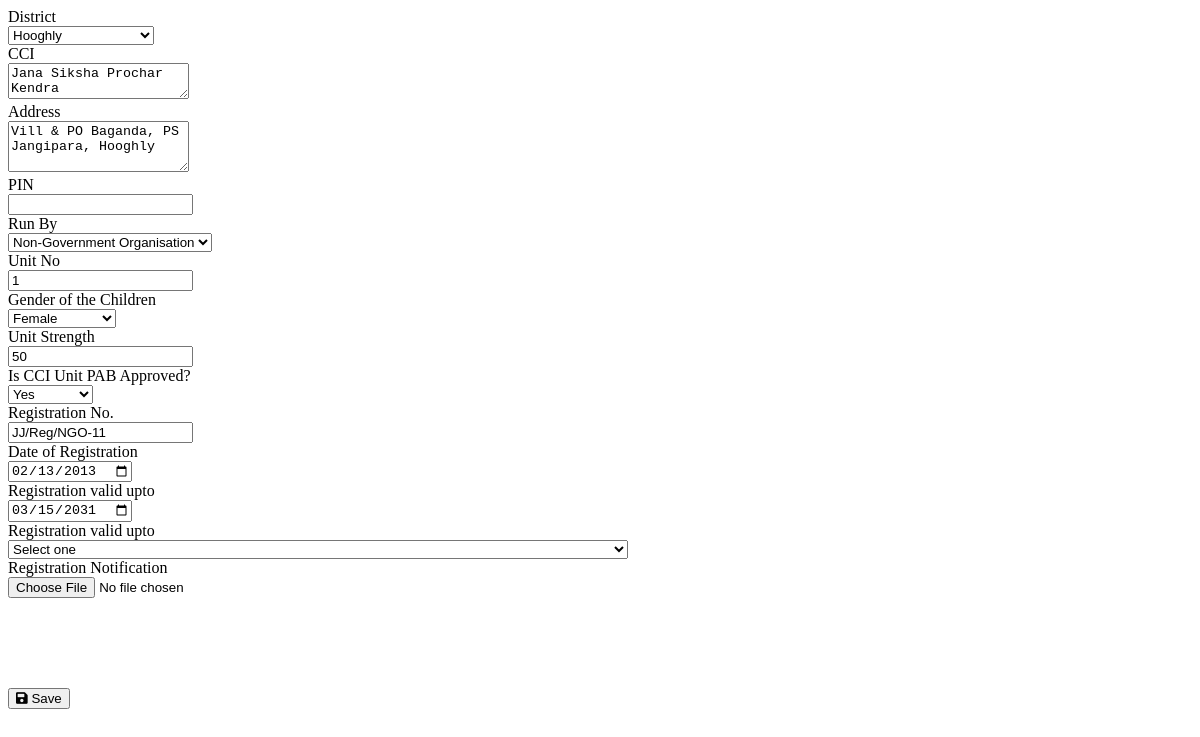
Before: /pages/cci_edit_form.php?data=CCI_044 (signed in) with the older database file.
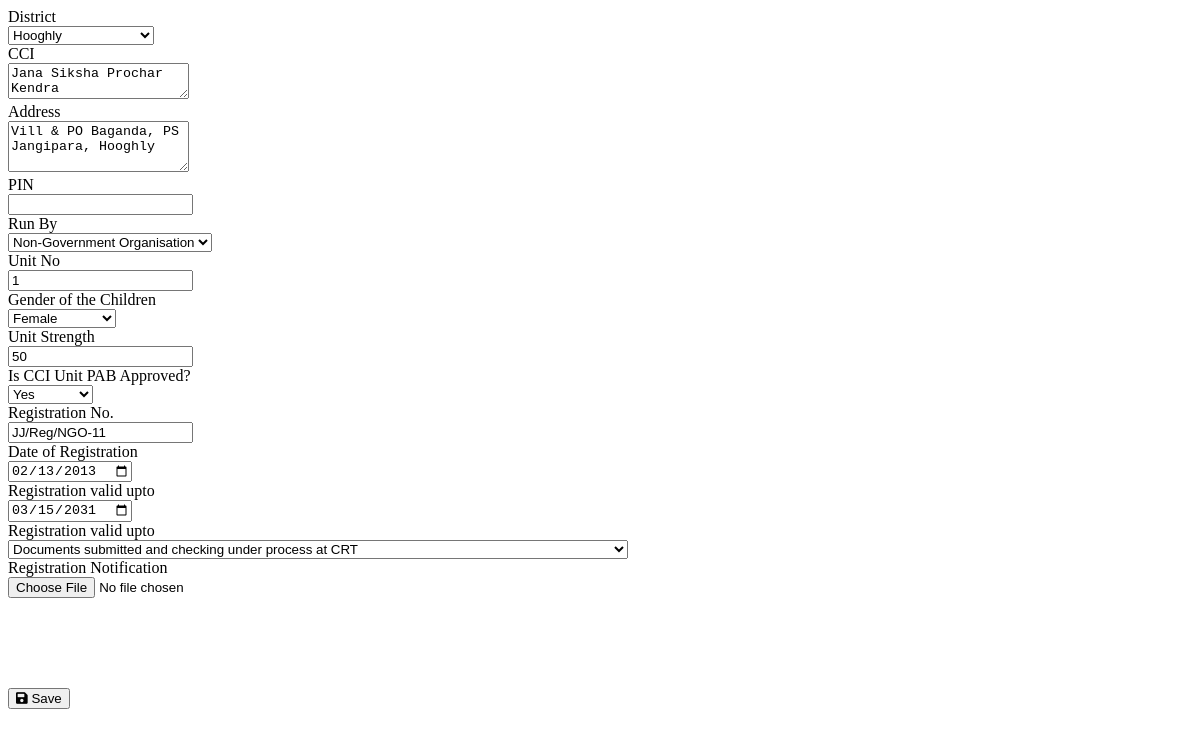
After: the same page with the newer database file.
### tables this page shows
CREATE TABLE `cci` (
  `id` varchar(255) NOT NULL,
  `district` varchar(255) DEFAULT NULL,
  `cci_name` varchar(255) DEFAULT NULL,
  `address` varchar(255) DEFAULT NULL,
  `pin` int(11) DEFAULT 0,
  `run_by` varchar(255) DEFAULT NULL,
  `cci_unit_no` smallint(6) DEFAULT 0,
  `cci_unit_gender` varchar(255) DEFAULT NULL,
  `cci_unit_strength` int(11) DEFAULT 0,
  `is_pab_approved` tinyint(1) DEFAULT 0,
  `reg_no` varchar(255) DEFAULT NULL,
  `reg_date` date DEFAULT NULL,
  `reg_valid_upto` date DEFAULT NULL,
  `reg_status` double DEFAULT NULL,
  `contact_name` varchar(255) DEFAULT NULL,
  `contact_desg` varchar(255) DEFAULT NULL,
  `contact_phno` int(11) DEFAULT 0
);

CREATE TABLE `cci_reg_file_status` (
  `id` int(11) NOT NULL,
  `reg_status` varchar(255) NOT NULL
);

### config/DbFunction.php (called while the page is built, shortened)
<?php
class DbFunction{
	function get_filter_values($fieldname) {
		$db = Database::getInstance();
		$mysqli = $db->getConnection();
		$query = "SELECT DISTINCT(`cci`.`" . $fieldname . "`) FROM `cci`";
		$rs= $mysqli->query($query);
		return $rs->fetch_all();
	}
	function get_reg_file_status() {
		$db = Database::getInstance();
        $mysqli = $db->getConnection();
        $query = "SELECT * FROM `cci_reg_file_status`";
        $rs= $mysqli->query($query);
        return $rs->fetch_all();
	}
}

### pages/cci_edit_form.php (the view, shortened to what this page needs)
<?php
require_once "../config/DbFunction.php";
$db = Database::getInstance();
$mysqli = $db->getConnection();
$data = $_GET['data'];
$cci_id = explode(',', $data)[0];
$sql = "SELECT
            `cci`.*
        FROM
            `cci`
        WHERE
            `cci`.`id` = ?;";
$stmt = $mysqli->prepare($sql);
$stmt->bind_param('s', $cci_id);
if ($stmt->execute()) {
    $cci_details = $stmt->get_result()->fetch_all(MYSQLI_ASSOC)[0];
} else {
    trigger_error("Error in query: ". mysqli_connect_error(), E_USER_ERROR);
    die(E_USER_ERROR);
}
$obj = new DbFunction();
?>
<!DOCTYPE html>
<html lang="en">
<head>
</head>
<body>
    <div class="row">
        <div class="col-sm-6 mb-3 mb-sm-0">
            <form id="fCCIEdit" action="" method="">
                <div class="card border-dark">
                    <div class="card-body scrollable-card">
                        <div class="row mb-3">
                            <label for="i-cci-dist" class="col-sm-6 col-form-label">District</label>
                            <div class="col-sm-6">
                                <select id="i-cci-dist" name="i-cci-dist" class="form-control">
                                    <?php
                                    $districts = $obj->get_filter_values('district');
                                    foreach ($districts as $district) {
                                        echo '<option value="'. $district[0]. '"'. ($cci_details['district'] == $district[0] ? 'selected' : '') . '>'. $district[0] . '</option>';
                                    }
                                    ?>
                                </select>
                            </div>
                        </div>
                        <div class="row mb-3">
                            <label for="i_cci_name" class="col-sm-6 col-form-label">CCI</label>
                            <div class="col-sm-6">
                            <textarea rows="2" class="form-control" id="i_cci_name" name="i_cci_name"><?php echo $cci_details['cci_name'] ?></textarea>
                            </div>
                        </div>
                        <div class="row mb-3">
                            <label for="i_cci_addr" class="col-sm-6 col-form-label">Address</label>
                            <div class="col-sm-6">
                            <textarea rows="3" class="form-control" id="i_cci_addr" name="i_cci_addr"><?php echo $cci_details['address'] ?></textarea>
                            </div>
                        </div>
                        <div class="row mb-3">
                            <label for="i_cci_pin" class="col-sm-6 col-form-label">PIN</label>
                            <div class="col-sm-6">
                            <input type="text" class="form-control" id="i_cci_pin" name="i_cci_pin" value="<?php echo $cci_details['pin'] ?>" />
                            </div>
                        </div>
                        <div class="row mb-3">
                            <label for="i_cci_run_by" class="col-sm-6 col-form-label">Run By</label>
                            <div class="col-sm-6">
                                <select id="i_cci_run_by" name="i_cci_run_by" class="form-control">
                                    <?php
                                    $run_by = $obj->get_filter_values('run_by');
                                    foreach ($run_by as $val) {
                                        echo '<option value="'. $val[0]. '"'. ($cci_details['run_by'] == $val[0] ? 'selected' : '') .'>'. $val[0] . '</option>';
                                    }
                                    ?>
                                </select>
                            </div>
                        </div>
                        <div class="row mb-3">
                            <label for="i_cci_unit_no" class="col-sm-6 col-form-label">Unit No</label>
                            <div class="col-sm-6">
                            <input type="text" class="form-control" id="i_cci_unit_no" name="i_cci_unit_no" value="<?php echo $cci_details['cci_unit_no'] ?>" />
                            </div>
                        </div>
                        <div class="row mb-3">
                            <label for="i_cci_gender" class="col-sm-6 col-form-label">Gender of the Children</label>
                            <div class="col-sm-6">
                                <select id="i_cci_gender" name="i_cci_gender" class="form-control">
                                    <?php
                                    $run_by = $obj->get_filter_values('cci_unit_gender');
                                    foreach ($run_by as $val) {
                                        echo '<option value="'. $val[0]. '"'. ($cci_details['cci_unit_gender'] == $val[0] ? 'selected' : '') .'>'. $val[0] . '</option>';
                                    }
                                    ?>
                                </select>
                            </div>
                        </div>
                        <div class="row mb-3">
                            <label for="i_cci_strength" class="col-sm-6 col-form-label">Unit Strength</label>
                            <div class="col-sm-6">
                            <input type="text" class="form-control" id="i_cci_strength" name="i_cci_strength" value="<?php echo intval($cci_details['cci_unit_strength']) ?>" />
                            </div>
                        </div>
                        <div class="row mb-3">
                            <label for="i_cci_is_pab" class="col-sm-6 col-form-label">Is CCI Unit PAB Approved?</label>
                            <div class="col-sm-6">
                                <select id="i_cci_is_pab" name="i_cci_is_pab" class="form-control">
                                    <option value=1 <?php print($cci_details['is_pab_approved'] == true ? 'selected' : '') ?> >Yes</option>
                                </select>
                            </div>
                        </div>
                        <div class="row mb-3">
                            <label for="i_cci_reg_no" class="col-sm-6 col-form-label">Registration No.</label>
                            <div class="col-sm-6">
                            <input type="text" class="form-control" id="i_cci_reg_no" name="i_cci_reg_no" value="<?php echo $cci_details['reg_no'] ?>" />
                            </div>
                        </div>
                        <div class="row mb-3">
                            <label for="i_cci_reg_dt" class="col-sm-6 col-form-label">Date of Registration</label>
                            <div class="col-sm-6">
                            <input type="date" id="i_cci_reg_dt" name="i_cci_reg_dt" class="form-control" value="<?php echo $cci_details['reg_date']; ?>"/>
                            </div>
                        </div>
                        <div class="row mb-3">
                            <label for="i_cci_reg_valid" class="col-sm-6 col-form-label">Registration valid upto</label>
                            <div class="col-sm-6">
                            <input type="date" id="i_cci_reg_valid" name="i_cci_reg_valid" class="form-control" value="<?php echo $cci_details['reg_valid_upto']; ?>"/>
                            </div>
                        </div>
                        <div class="row mb-3">
                            <label for="i_cci_reg_status" class="col-sm-6 col-form-label">Registration valid upto</label>
                            <div class="col-sm-6">
                                <select id="i_cci_reg_status" name="i_cci_reg_status" class="form-control">
                                  <option value="">Select one</option>
                                  <?php
                                  $file_status = $obj->get_reg_file_status();
                                  foreach ($file_status as $val) {
                                    echo '<option value="'. $val[0]. '"'. ($cci_details['reg_status'] == $val[0] ? ' selected' : '') .'>'. $val[1]. '</option>';
                                  }
                                  ?>
                                </select>
                            </div>
                        </div>
                        <div class="row mb-3">
                            <label for="i_cci_reg_file" class="col-sm-6 col-form-label">Registration Notification</label>
                            <div class="col-sm-6">
                                <input class="form-control" type="file" name="i_cci_reg_file" id="i_cci_reg_file" accept="application/pdf">
                            </div>
                        </div>
                    </div>
                    <div class="card-footer text-end">
                        <button id="bSubmitcci_details" type="submit" value="Saved" class="btn btn-primary">
                            <i class="fas fa-save"></i>
                            Save
                        </button>
                    </div>
                </div>
            </form>
        </div>
        <div class="col-sm-6">
            <div class="card border-dark text-bg-dark non-scrollable-card">
            </div>
        </div>
    </div>
</body>
</html>

### pages/cci_edit_form.php (style rules this page uses)
.scrollable-card { height: 85vh; overflow-y: auto; }
.non-scrollable-card { height: 90vh; }

Changed rows visible on the page:
changed cci "Hooghly": i_cci_reg_status (not shown) → "Documents submitted and checking under process at CRT"
Other visible differences:
form field i_cci_reg_status: "Select one" → (not shown)
